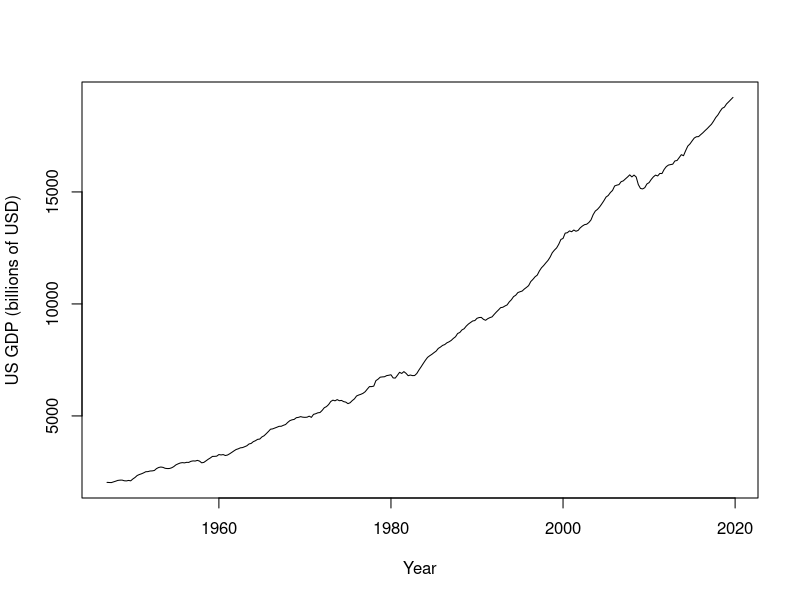
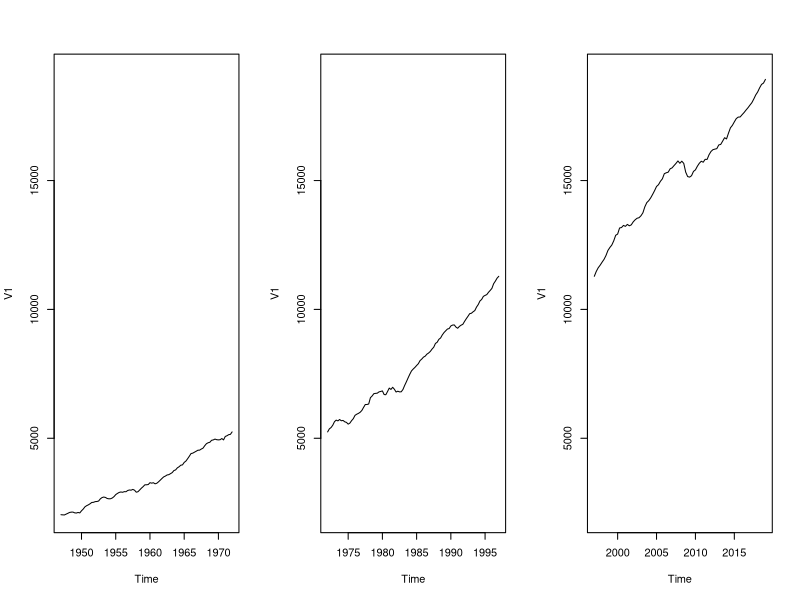
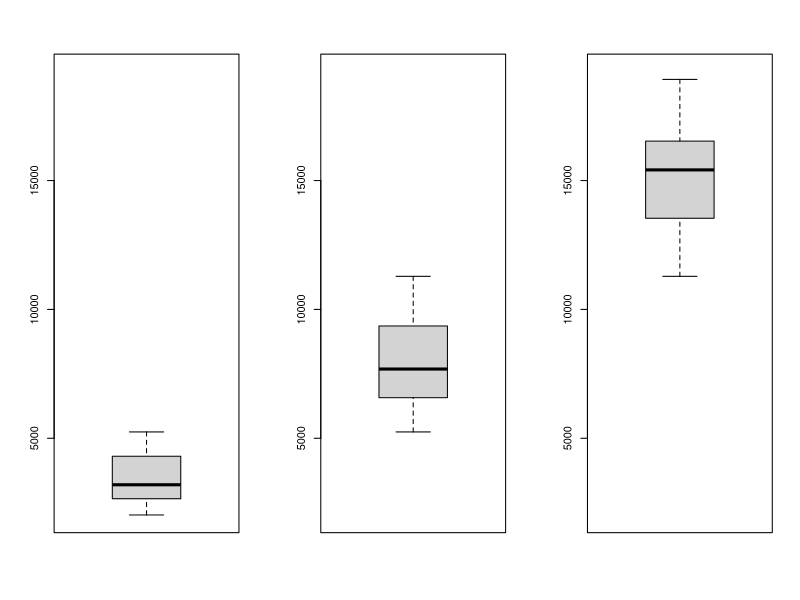
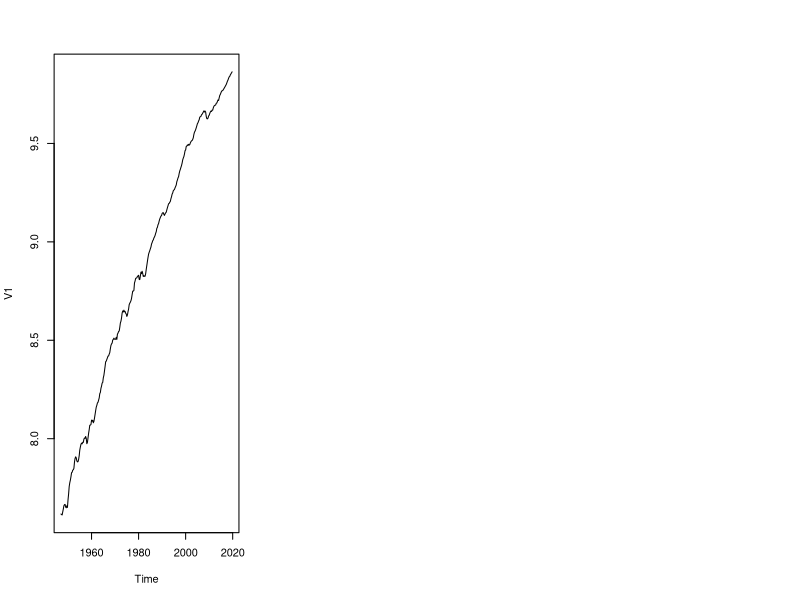
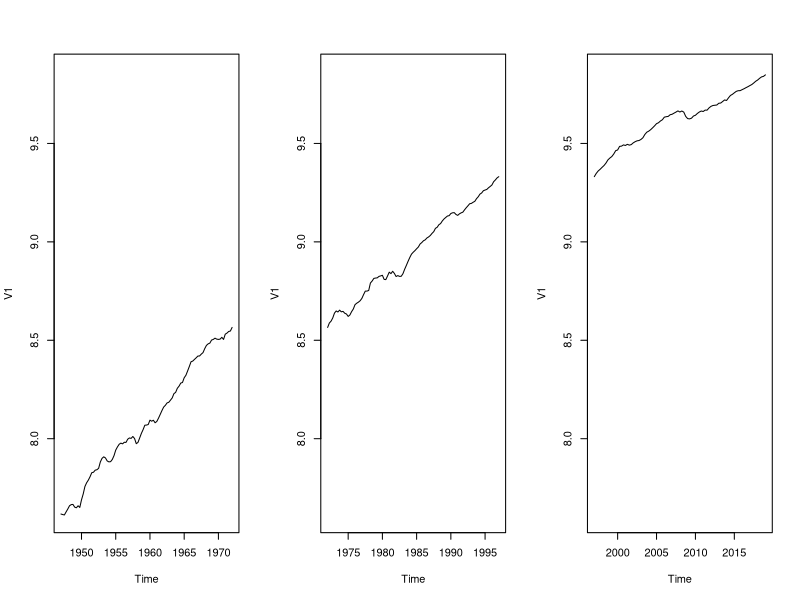
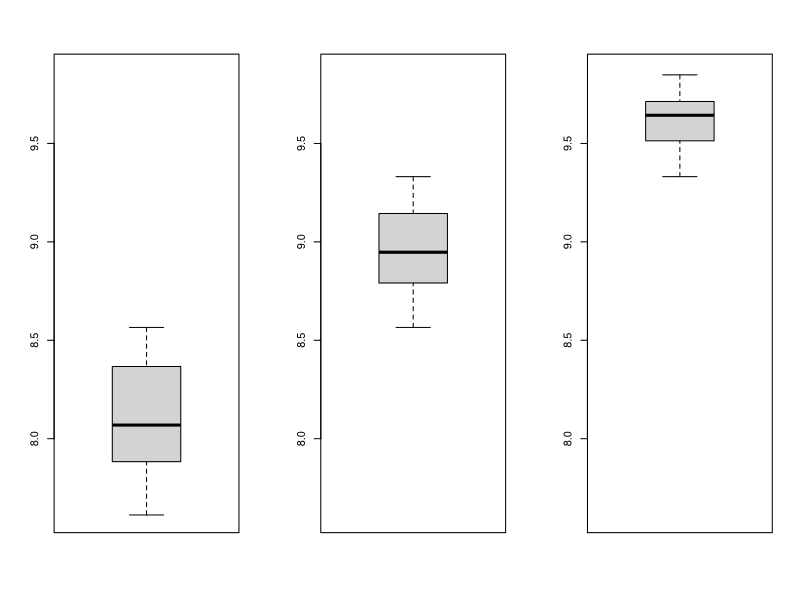
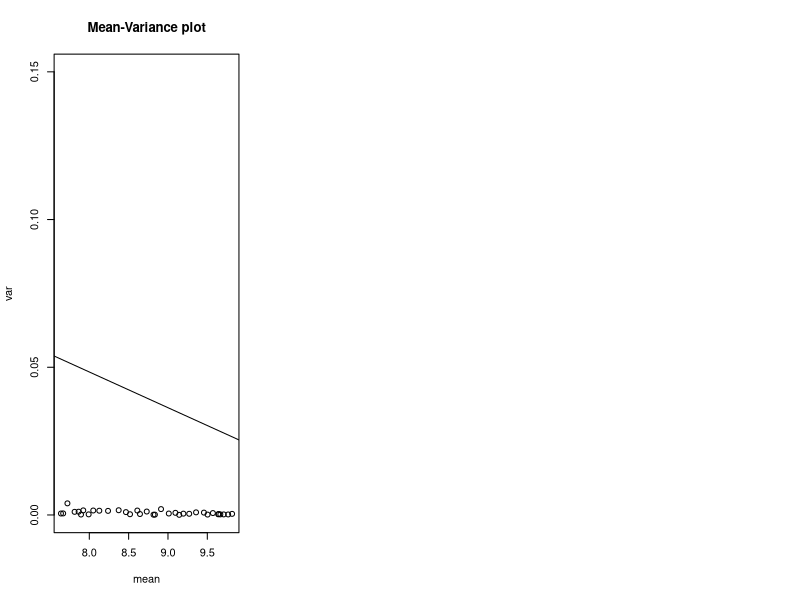
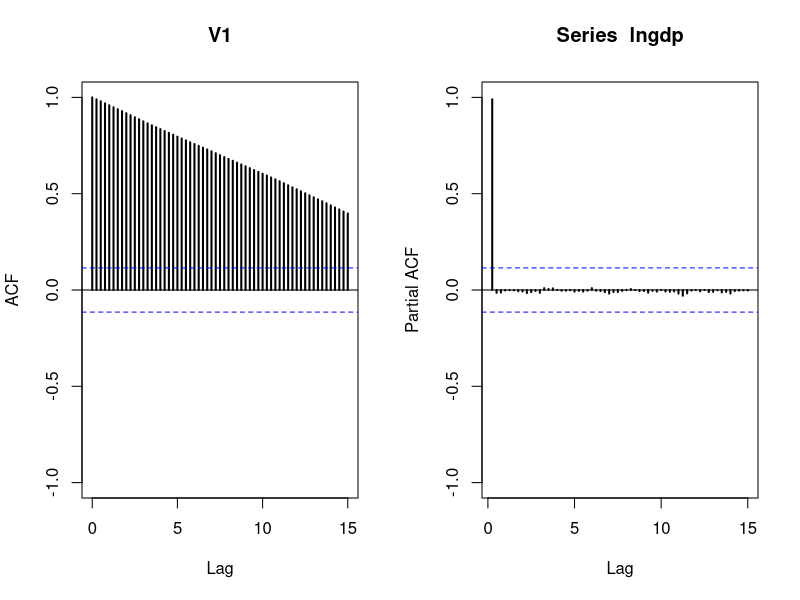

The R script that drew these images, in order:
## ---- chunk 1
gdpusa <- ts(read.table("GDPUSA.dat"), start = 1947, freq = 4)
gdpusa
## ---- chunk 2
plot(gdpusa, xlab = "Year", ylab = "US GDP (billions of USD)")
## ---- chunk 3
win1 <- window(gdpusa, start = 1947, end = 1972)
win2 <- window(gdpusa, start = 1972, end = 1997)
win3 <- window(gdpusa, start = 1997, end = 2019)

par(mfrow = c(1, 3))
plot(win1, ylim = c(min(gdpusa), max(gdpusa)))
plot(win2, ylim = c(min(gdpusa), max(gdpusa)))
plot(win3, ylim = c(min(gdpusa), max(gdpusa)))
## ---- chunk 4
par(mfrow = c(1, 3))
boxplot(win1, ylim = c(min(gdpusa), max(gdpusa)))
boxplot(win2, ylim = c(min(gdpusa), max(gdpusa)))
boxplot(win3, ylim = c(min(gdpusa), max(gdpusa)))
## ---- chunk 5
lngdp <- log(gdpusa)
plot(lngdp)
## ---- chunk 6
lnwin1 <- window(lngdp, start = 1947, end = 1972)
lnwin2 <- window(lngdp, start = 1972, end = 1997)
lnwin3 <- window(lngdp, start = 1997, end = 2019)

par(mfrow = c(1, 3))
plot(lnwin1, ylim = c(min(lngdp), max(lngdp)))
plot(lnwin2, ylim = c(min(lngdp), max(lngdp)))
plot(lnwin3, ylim = c(min(lngdp), max(lngdp)))
## ---- chunk 7
par(mfrow = c(1, 3))
boxplot(lnwin1, ylim = c(min(lngdp), max(lngdp)))
boxplot(lnwin2, ylim = c(min(lngdp), max(lngdp)))
boxplot(lnwin3, ylim = c(min(lngdp), max(lngdp)))
## ---- chunk 8
mean = apply(matrix(lngdp, ncol = 36), 2, mean)
var = apply(matrix(lngdp, ncol = 36), 2, var)
plot(var ~ mean, main = "Mean-Variance plot", ylim = c(0, 0.15))
abline(lm(var ~ mean))
## ---- chunk 9
par(mfrow = c(1, 2))
acf(lngdp, ylim = c(-1, 1), lag.max = 60, lwd = 2)
pacf(lngdp, ylim = c(-1, 1), lag.max = 60, lwd = 2)
## ---- chunk 10
par(mfrow = c(1, 1))
d1lngdp <- diff(lngdp)
plot(d1lngdp)
abline(h = 0)
abline(h = mean(d1lngdp), col = 2)
## ---- chunk 11
formatC(var(lngdp), format = "f", digits = 7)
formatC(var(d1lngdp), format = "f", digits = 7)
formatC(var(diff(d1lngdp)), format = "f", digits = 7)
## ---- chunk 12
par(mfrow = c(1, 2))
acf(d1lngdp, ylim = c(-1, 1), lag.max = 60, lwd = 2)
pacf(d1lngdp, ylim = c(-1, 1), lag.max = 60, lwd = 2)
## ---- chunk 13
par(mfrow = c(1, 2))
plot(gdpusa, main = "X_t")
plot(d1lngdp, main = "W_t")
abline(h = 0)
## ---- chunk 14
gdpusavar <- ts(read.table("gdpusavar.dat"), start = 1990, freq = 4)
gdpusavar
## ---- chunk 15
plot(gdpusavar, xlab = "Year", ylab = "US GDP (quarterly change in %)", type = "o")
abline(h = mean(gdpusavar), col = 2)
## ---- chunk 16
boxplot(gdpusavar ~ floor(time(gdpusavar)))
## ---- chunk 17
mean = apply(matrix(gdpusavar, ncol = 15), 2, mean)
var = apply(matrix(gdpusavar, ncol = 15), 2, var)
plot(var ~ mean, main = "Mean-Variance plot")
## ---- chunk 18
plot(gdpusavar, xlab = "Year", ylab = "US GDP (quarterly change in %)")
abline(h = mean(gdpusavar), col = 2)
## ---- chunk 19
formatC(var(gdpusavar), format = "f", digits = 7)
formatC(var(diff(gdpusavar)), format = "f", digits = 7)
## ---- chunk 20
par(mfrow = c(1, 2))
acf(gdpusavar, ylim = c(-1, 1), lag.max = 60, lwd = 2)
pacf(gdpusavar, ylim = c(-1, 1), lag.max = 60, lwd = 2)
